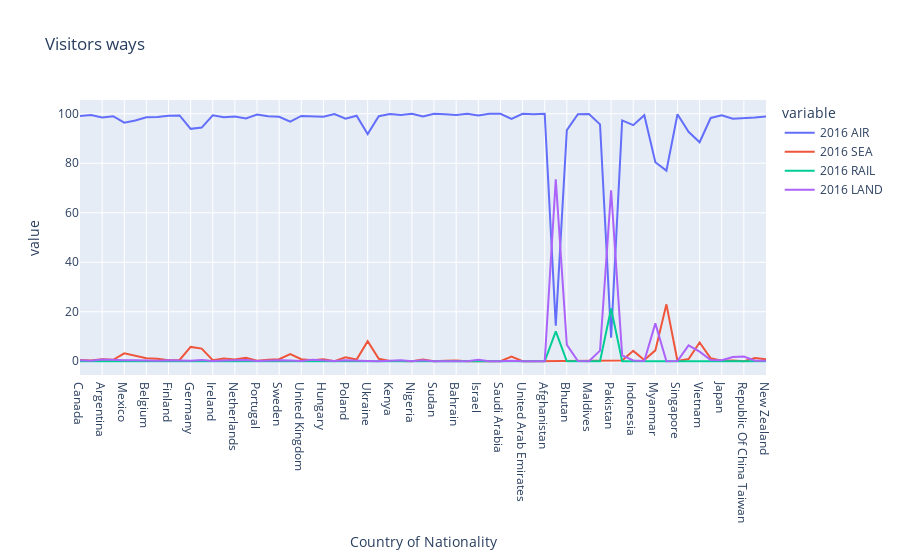

Notebook code cell kept with this figure:
### Code cell
px.line(df,df.index,['2016 AIR',
    '2016 SEA',
    '2016 RAIL',
    '2016 LAND'],title='Visitors ways')

### Figure 1 — Plotly figure (JSON) as saved in the notebook; plotly's stock layout.template omitted (floating-point values rounded to 4 significant figures)
{"data": [{"hovertemplate": "variable=2016 AIR<br>Country of Nationality=%{x}<br>value=%{y}<extra></extra>", "legendgroup": "2016 AIR", "line": {"color": "#636efa", "dash": "solid"}, "marker": {"symbol": "circle"}, "mode": "lines", "name": "2016 AIR", "orientation": "v", "showlegend": true, "type": "scatter", "x": ["Canada", "United States Of America", "Argentina", "Brazil", "Mexico", "Austria", "Belgium", "Denmark", "Finland", "France", "Germany", "Greece", "Ireland", "Italy", "Netherlands", "Norway", "Portugal", "Spain", "Sweden", "Switzerland", "United Kingdom", "Czech Rep.", "Hungary", "Kazakhstan", "Poland", "Russian Federation", "Ukraine", "Egypt", "Kenya", "Mauritius", "Nigeria", "South Africa", "Sudan", "Tanzania", "Bahrain", "Iraq", "Israel", "Oman", "Saudi Arabia", "Turkey", "United Arab Emirates", "Yemen", "Afghanistan", "Bangladesh", "Bhutan", "Iran", "Maldives", "Nepal", "Pakistan", "Sri Lanka", "Indonesia", "Malaysia", "Myanmar", "Philippines", "Singapore", "Thailand", "Vietnam", "China", "Japan", "Korea (Republic Of ", "Republic Of China Taiwan", "Australia", "New Zealand"], "xaxis": "x", "y": [99.1, 99.5, 98.5, 99, 96.4, 97.3, 98.6, 98.7, 99.2, 99.3, 93.9, 94.4, 99.4, 98.6, 98.9, 98.1, 99.7, 99, 98.8, 96.8, 99.1, 99, 98.8, 99.9, 98, 99.2, 91.8, 99, 99.9, 99.5, 100, 98.9, 100, 99.8, 99.5, 100, 99.3, 100, 100, 97.9, 100, 99.8, 100, 14.4, 93.4, 99.8, 99.9, 95.7, 9.5, 97.3, 95.4, 99.4, 80.4, 77, 99.8, 92.7, 88.5, 98.3, 99.4, 98, 98.1, 98.5, 98.9], "yaxis": "y"}, {"hovertemplate": "variable=2016 SEA<br>Country of Nationality=%{x}<br>value=%{y}<extra></extra>", "legendgroup": "2016 SEA", "line": {"color": "#EF553B", "dash": "solid"}, "marker": {"symbol": "circle"}, "mode": "lines", "name": "2016 SEA", "orientation": "v", "showlegend": true, "type": "scatter", "x": ["Canada", "United States Of America", "Argentina", "Brazil", "Mexico", "Austria", "Belgium", "Denmark", "Finland", "France", "Germany", "Greece", "Ireland", "Italy", "Netherlands", "Norway", "Portugal", "Spain", "Sweden", "Switzerland", "United Kingdom", "Czech Rep.", "Hungary", "Kazakhstan", "Poland", "Russian Federation", "Ukraine", "Egypt", "Kenya", "Mauritius", "Nigeria", "South Africa", "Sudan", "Tanzania", "Bahrain", "Iraq", "Israel", "Oman", "Saudi Arabia", "Turkey", "United Arab Emirates", "Yemen", "Afghanistan", "Bangladesh", "Bhutan", "Iran", "Maldives", "Nepal", "Pakistan", "Sri Lanka", "Indonesia", "Malaysia", "Myanmar", "Philippines", "Singapore", "Thailand", "Vietnam", "China", "Japan", "Korea (Republic Of ", "Republic Of China Taiwan", "Australia", "New Zealand"], "xaxis": "x", "y": [0.5, 0.3, 0.8, 0.6, 3.2, 2.3, 1.2, 1, 0.4, 0.5, 5.8, 5.1, 0.4, 1.1, 0.7, 1.4, 0.2, 0.6, 0.8, 2.9, 0.8, 0.4, 0.8, 0, 1.6, 0.7, 8.1, 1, 0.1, 0.1, 0, 0.7, 0, 0.2, 0.3, 0, 0, 0, 0, 1.9, 0, 0, 0, 0, 0, 0.1, 0, 0, 0.1, 0.3, 4.2, 0.5, 4.4, 23, 0.1, 0.9, 7.6, 1.2, 0.2, 0.3, 0, 1.3, 0.8], "yaxis": "y"}, {"hovertemplate": "variable=2016 RAIL<br>Country of Nationality=%{x}<br>value=%{y}<extra></extra>", "legendgroup": "2016 RAIL", "line": {"color": "#00cc96", "dash": "solid"}, "marker": {"symbol": "circle"}, "mode": "lines", "name": "2016 RAIL", "orientation": "v", "showlegend": true, "type": "scatter", "x": ["Canada", "United States Of America", "Argentina", "Brazil", "Mexico", "Austria", "Belgium", "Denmark", "Finland", "France", "Germany", "Greece", "Ireland", "Italy", "Netherlands", "Norway", "Portugal", "Spain", "Sweden", "Switzerland", "United Kingdom", "Czech Rep.", "Hungary", "Kazakhstan", "Poland", "Russian Federation", "Ukraine", "Egypt", "Kenya", "Mauritius", "Nigeria", "South Africa", "Sudan", "Tanzania", "Bahrain", "Iraq", "Israel", "Oman", "Saudi Arabia", "Turkey", "United Arab Emirates", "Yemen", "Afghanistan", "Bangladesh", "Bhutan", "Iran", "Maldives", "Nepal", "Pakistan", "Sri Lanka", "Indonesia", "Malaysia", "Myanmar", "Philippines", "Singapore", "Thailand", "Vietnam", "China", "Japan", "Korea (Republic Of ", "Republic Of China Taiwan", "Australia", "New Zealand"], "xaxis": "x", "y": [0, 0, 0, 0, 0, 0, 0, 0, 0, 0, 0, 0, 0, 0, 0, 0, 0, 0, 0, 0, 0, 0, 0, 0, 0, 0, 0, 0, 0, 0, 0, 0, 0, 0, 0, 0, 0, 0, 0, 0, 0, 0, 0, 12.1, 0, 0, 0, 0, 21.3, 0, 0, 0, 0, 0, 0, 0, 0, 0, 0, 0, 0, 0, 0], "yaxis": "y"}, {"hovertemplate": "variable=2016 LAND<br>Country of Nationality=%{x}<br>value=%{y}<extra></extra>", "legendgroup": "2016 LAND", "line": {"color": "#ab63fa", "dash": "solid"}, "marker": {"symbol": "circle"}, "mode": "lines", "name": "2016 LAND", "orientation": "v", "showlegend": true, "type": "scatter", "x": ["Canada", "United States Of America", "Argentina", "Brazil", "Mexico", "Austria", "Belgium", "Denmark", "Finland", "France", "Germany", "Greece", "Ireland", "Italy", "Netherlands", "Norway", "Portugal", "Spain", "Sweden", "Switzerland", "United Kingdom", "Czech Rep.", "Hungary", "Kazakhstan", "Poland", "Russian Federation", "Ukraine", "Egypt", "Kenya", "Mauritius", "Nigeria", "South Africa", "Sudan", "Tanzania", "Bahrain", "Iraq", "Israel", "Oman", "Saudi Arabia", "Turkey", "United Arab Emirates", "Yemen", "Afghanistan", "Bangladesh", "Bhutan", "Iran", "Maldives", "Nepal", "Pakistan", "Sri Lanka", "Indonesia", "Malaysia", "Myanmar", "Philippines", "Singapore", "Thailand", "Vietnam", "China", "Japan", "Korea (Republic Of ", "Republic Of China Taiwan", "Australia", "New Zealand"], "xaxis": "x", "y": [0.4, 0.2, 0.7, 0.4, 0.4, 0.4, 0.2, 0.2, 0.4, 0.2, 0.2, 0.5, 0.1, 0.3, 0.3, 0.5, 0.1, 0.4, 0.4, 0.3, 0.1, 0.6, 0.4, 0.1, 0.4, 0.1, 0.1, 0, 0.1, 0.4, 0, 0.4, 0, 0, 0.2, 0, 0.6, 0, 0, 0.2, 0, 0.1, 0, 73.5, 6.6, 0.1, 0, 4.3, 69.1, 2.4, 0.3, 0.1, 15.3, 0, 0.1, 6.4, 3.9, 0.5, 0.4, 1.7, 1.9, 0.2, 0.2], "yaxis": "y"}], "layout": {"legend": {"title": {"text": "variable"}, "tracegroupgap": 0}, "title": {"text": "Visitors ways"}, "xaxis": {"anchor": "y", "domain": [0, 1], "title": {"text": "Country of Nationality"}}, "yaxis": {"anchor": "x", "domain": [0, 1], "title": {"text": "value"}}}}
